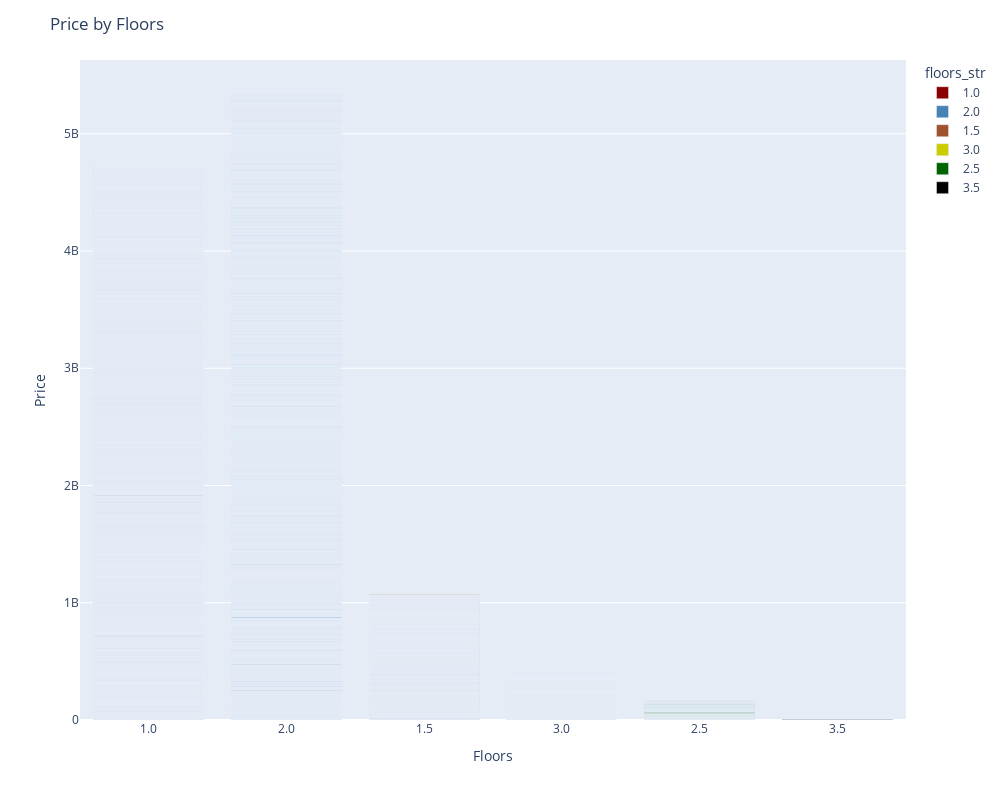

Notebook source saved alongside this figure:
### Code cell
import plotly.express as px

# Convert 'floors' to string to match keys in color_discrete_map
df['floors_str'] = df['floors'].astype(str)

fig = px.bar(
    df, 
    x='floors_str', 
    y='price', 
    color='floors_str', 
    color_discrete_map={
    '1.0': '#8B0000',      # dark red
    '1.5': '#A0522D',      # sienna (darker salmon-like)
    '2.0': '#4682B4',      # steel blue
    '2.5': '#006400',      # dark green
    '3.0': '#CCCC00',      # dark yellow
    '3.5': '#000000'       # black
}

)

fig.update_layout(
    title='Price by Floors',
    width=1000,
    height=800,
    xaxis_title='Floors',
    yaxis_title='Price'
)

fig.show()

### Figure 1 — Plotly figure (JSON) as saved in the notebook; plotly's stock layout.template omitted (floating-point values rounded to 4 significant figures; data arrays with more than 128 entries replaced by an {"elided": "..."} marker saying what was removed)
{"data": [{"hovertemplate": "floors_str=%{x}<br>price=%{y}<extra></extra>", "legendgroup": "1.0", "marker": {"color": "#8B0000", "pattern": {"shape": ""}}, "name": "1.0", "orientation": "v", "showlegend": true, "textposition": "auto", "type": "bar", "x": {"elided": "10680 str values"}, "xaxis": "x", "y": {"elided": "10680 float values"}, "yaxis": "y"}, {"hovertemplate": "floors_str=%{x}<br>price=%{y}<extra></extra>", "legendgroup": "2.0", "marker": {"color": "#4682B4", "pattern": {"shape": ""}}, "name": "2.0", "orientation": "v", "showlegend": true, "textposition": "auto", "type": "bar", "x": {"elided": "8241 str values"}, "xaxis": "x", "y": {"elided": "8241 float values"}, "yaxis": "y"}, {"hovertemplate": "floors_str=%{x}<br>price=%{y}<extra></extra>", "legendgroup": "1.5", "marker": {"color": "#A0522D", "pattern": {"shape": ""}}, "name": "1.5", "orientation": "v", "showlegend": true, "textposition": "auto", "type": "bar", "x": {"elided": "1910 str values"}, "xaxis": "x", "y": {"elided": "1910 float values"}, "yaxis": "y"}, {"hovertemplate": "floors_str=%{x}<br>price=%{y}<extra></extra>", "legendgroup": "3.0", "marker": {"color": "#CCCC00", "pattern": {"shape": ""}}, "name": "3.0", "orientation": "v", "showlegend": true, "textposition": "auto", "type": "bar", "x": {"elided": "613 str values"}, "xaxis": "x", "y": {"elided": "613 float values"}, "yaxis": "y"}, {"hovertemplate": "floors_str=%{x}<br>price=%{y}<extra></extra>", "legendgroup": "2.5", "marker": {"color": "#006400", "pattern": {"shape": ""}}, "name": "2.5", "orientation": "v", "showlegend": true, "textposition": "auto", "type": "bar", "x": {"elided": "161 str values"}, "xaxis": "x", "y": {"elided": "161 float values"}, "yaxis": "y"}, {"hovertemplate": "floors_str=%{x}<br>price=%{y}<extra></extra>", "legendgroup": "3.5", "marker": {"color": "#000000", "pattern": {"shape": ""}}, "name": "3.5", "orientation": "v", "showlegend": true, "textposition": "auto", "type": "bar", "x": ["3.5", "3.5", "3.5", "3.5", "3.5", "3.5", "3.5", "3.5"], "xaxis": "x", "y": [1095000.0, 435000.0, 544000.0, 525000.0, 479000.0, 3300000.0, 525000.0, 563500.0], "yaxis": "y"}], "layout": {"barmode": "relative", "height": 800, "legend": {"title": {"text": "floors_str"}, "tracegroupgap": 0}, "margin": {"t": 60}, "title": {"text": "Price by Floors"}, "width": 1000, "xaxis": {"anchor": "y", "categoryarray": ["1.0", "2.0", "1.5", "3.0", "2.5", "3.5"], "categoryorder": "array", "domain": [0, 1], "title": {"text": "Floors"}}, "yaxis": {"anchor": "x", "domain": [0, 1], "title": {"text": "Price"}}}}
